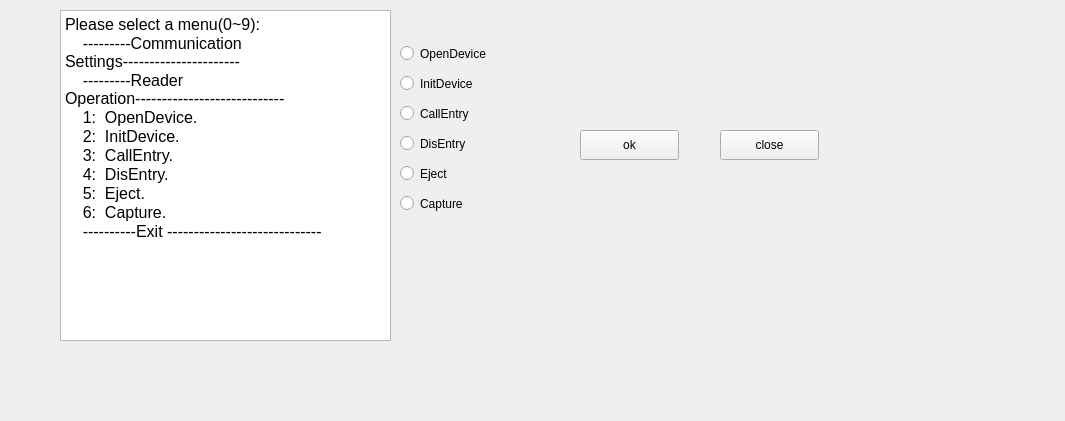
<?xml version="1.0" encoding="UTF-8"?>
<ui version="4.0">
 <class>Widget</class>
 <widget class="QWidget" name="Widget">
  <property name="geometry">
   <rect>
    <x>0</x>
    <y>0</y>
    <width>1065</width>
    <height>421</height>
   </rect>
  </property>
  <property name="windowTitle">
   <string>Widget</string>
  </property>
  <widget class="QPushButton" name="pushButton">
   <property name="geometry">
    <rect>
     <x>720</x>
     <y>130</y>
     <width>99</width>
     <height>30</height>
    </rect>
   </property>
   <property name="text">
    <string>close</string>
   </property>
  </widget>
  <widget class="QTextBrowser" name="textBrowser">
   <property name="geometry">
    <rect>
     <x>60</x>
     <y>10</y>
     <width>331</width>
     <height>331</height>
    </rect>
   </property>
   <property name="html">
    <string>&lt;!DOCTYPE HTML PUBLIC &quot;-//W3C//DTD HTML 4.0//EN&quot; &quot;http://www.w3.org/TR/REC-html40/strict.dtd&quot;&gt;
&lt;html&gt;&lt;head&gt;&lt;meta name=&quot;qrichtext&quot; content=&quot;1&quot; /&gt;&lt;style type=&quot;text/css&quot;&gt;
p, li { white-space: pre-wrap; }
&lt;/style&gt;&lt;/head&gt;&lt;body style=&quot; font-family:'PibotoLt'; font-size:12pt; font-weight:400; font-style:normal;&quot;&gt;
&lt;p style=&quot; margin-top:0px; margin-bottom:0px; margin-left:0px; margin-right:0px; -qt-block-indent:0; text-indent:0px;&quot;&gt;Please select a menu(0~9):&lt;/p&gt;
&lt;p style=&quot; margin-top:0px; margin-bottom:0px; margin-left:0px; margin-right:0px; -qt-block-indent:0; text-indent:0px;&quot;&gt;    ---------Communication Settings----------------------&lt;/p&gt;
&lt;p style=&quot; margin-top:0px; margin-bottom:0px; margin-left:0px; margin-right:0px; -qt-block-indent:0; text-indent:0px;&quot;&gt;    ---------Reader Operation----------------------------&lt;/p&gt;
&lt;p style=&quot; margin-top:0px; margin-bottom:0px; margin-left:0px; margin-right:0px; -qt-block-indent:0; text-indent:0px;&quot;&gt;    1:  OpenDevice.&lt;/p&gt;
&lt;p style=&quot; margin-top:0px; margin-bottom:0px; margin-left:0px; margin-right:0px; -qt-block-indent:0; text-indent:0px;&quot;&gt;    2:  InitDevice.&lt;/p&gt;
&lt;p style=&quot; margin-top:0px; margin-bottom:0px; margin-left:0px; margin-right:0px; -qt-block-indent:0; text-indent:0px;&quot;&gt;    3:  CallEntry.&lt;/p&gt;
&lt;p style=&quot; margin-top:0px; margin-bottom:0px; margin-left:0px; margin-right:0px; -qt-block-indent:0; text-indent:0px;&quot;&gt;    4:  DisEntry.&lt;/p&gt;
&lt;p style=&quot; margin-top:0px; margin-bottom:0px; margin-left:0px; margin-right:0px; -qt-block-indent:0; text-indent:0px;&quot;&gt;    5:  Eject.&lt;/p&gt;
&lt;p style=&quot; margin-top:0px; margin-bottom:0px; margin-left:0px; margin-right:0px; -qt-block-indent:0; text-indent:0px;&quot;&gt;    6:  Capture.&lt;/p&gt;
&lt;p style=&quot; margin-top:0px; margin-bottom:0px; margin-left:0px; margin-right:0px; -qt-block-indent:0; text-indent:0px;&quot;&gt;    ----------Exit -----------------------------&lt;/p&gt;
&lt;p style=&quot; margin-top:0px; margin-bottom:0px; margin-left:0px; margin-right:0px; -qt-block-indent:0; text-indent:0px;&quot;&gt;   &lt;/p&gt;
&lt;p style=&quot;-qt-paragraph-type:empty; margin-top:0px; margin-bottom:0px; margin-left:0px; margin-right:0px; -qt-block-indent:0; text-indent:0px;&quot;&gt;&lt;br /&gt;&lt;/p&gt;&lt;/body&gt;&lt;/html&gt;</string>
   </property>
  </widget>
  <widget class="QPushButton" name="pushButton_2">
   <property name="geometry">
    <rect>
     <x>580</x>
     <y>130</y>
     <width>99</width>
     <height>30</height>
    </rect>
   </property>
   <property name="text">
    <string>ok</string>
   </property>
  </widget>
  <widget class="QRadioButton" name="OpenDevice">
   <property name="geometry">
    <rect>
     <x>400</x>
     <y>40</y>
     <width>119</width>
     <height>27</height>
    </rect>
   </property>
   <property name="text">
    <string>OpenDevice</string>
   </property>
  </widget>
  <widget class="QRadioButton" name="InitDevice">
   <property name="geometry">
    <rect>
     <x>400</x>
     <y>70</y>
     <width>119</width>
     <height>27</height>
    </rect>
   </property>
   <property name="text">
    <string>InitDevice</string>
   </property>
  </widget>
  <widget class="QRadioButton" name="CallEntry">
   <property name="geometry">
    <rect>
     <x>400</x>
     <y>100</y>
     <width>119</width>
     <height>27</height>
    </rect>
   </property>
   <property name="text">
    <string>CallEntry</string>
   </property>
  </widget>
  <widget class="QRadioButton" name="DisEntry">
   <property name="geometry">
    <rect>
     <x>400</x>
     <y>130</y>
     <width>119</width>
     <height>27</height>
    </rect>
   </property>
   <property name="text">
    <string>DisEntry</string>
   </property>
  </widget>
  <widget class="QRadioButton" name="Eject">
   <property name="geometry">
    <rect>
     <x>400</x>
     <y>160</y>
     <width>119</width>
     <height>27</height>
    </rect>
   </property>
   <property name="text">
    <string>Eject</string>
   </property>
  </widget>
  <widget class="QRadioButton" name="Capture">
   <property name="geometry">
    <rect>
     <x>400</x>
     <y>190</y>
     <width>119</width>
     <height>27</height>
    </rect>
   </property>
   <property name="text">
    <string>Capture</string>
   </property>
  </widget>
 </widget>
 <layoutdefault spacing="6" margin="11"/>
 <resources/>
 <connections/>
</ui>
